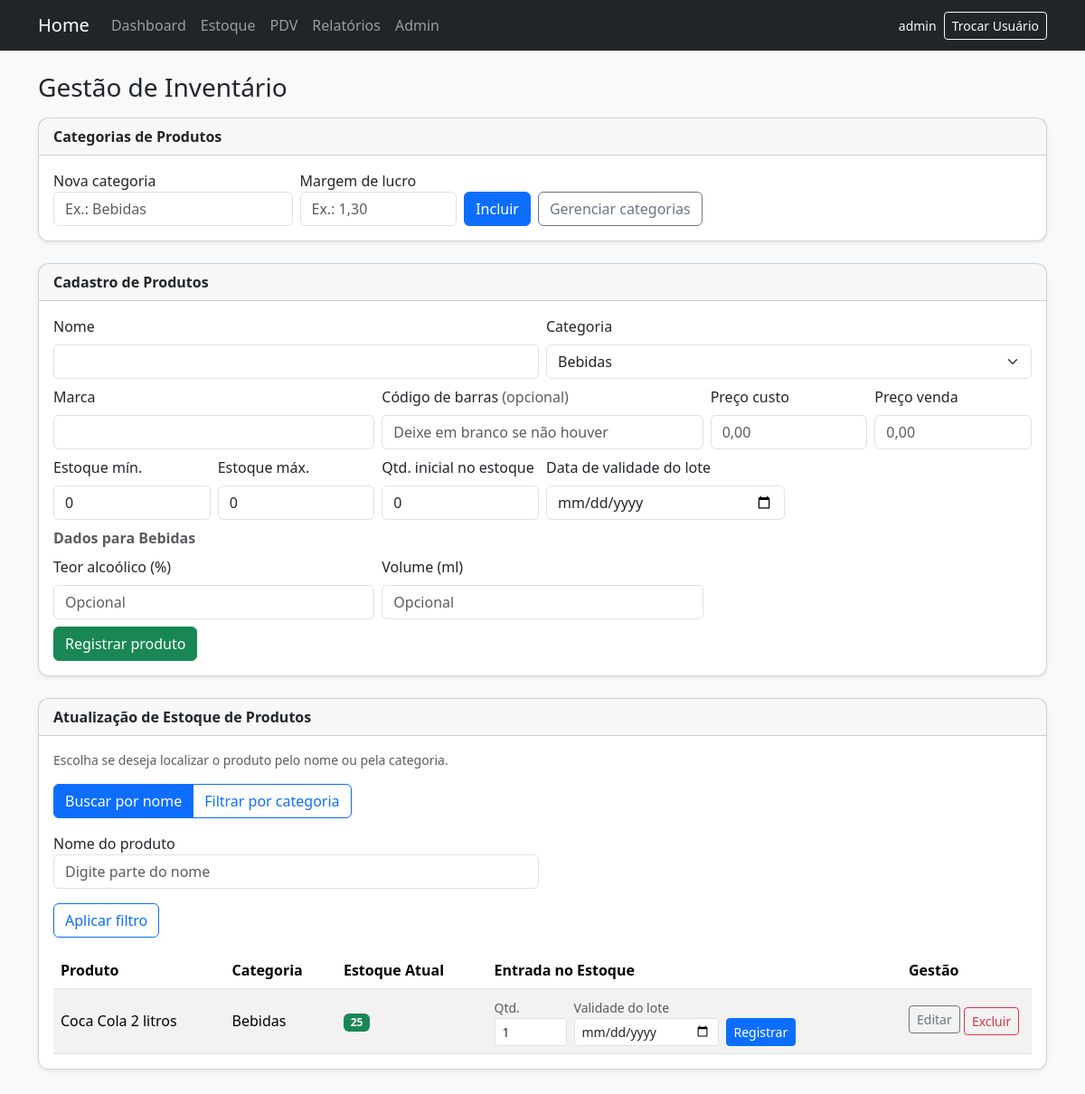
Before: /estoque/ (signed in) with the older database file.
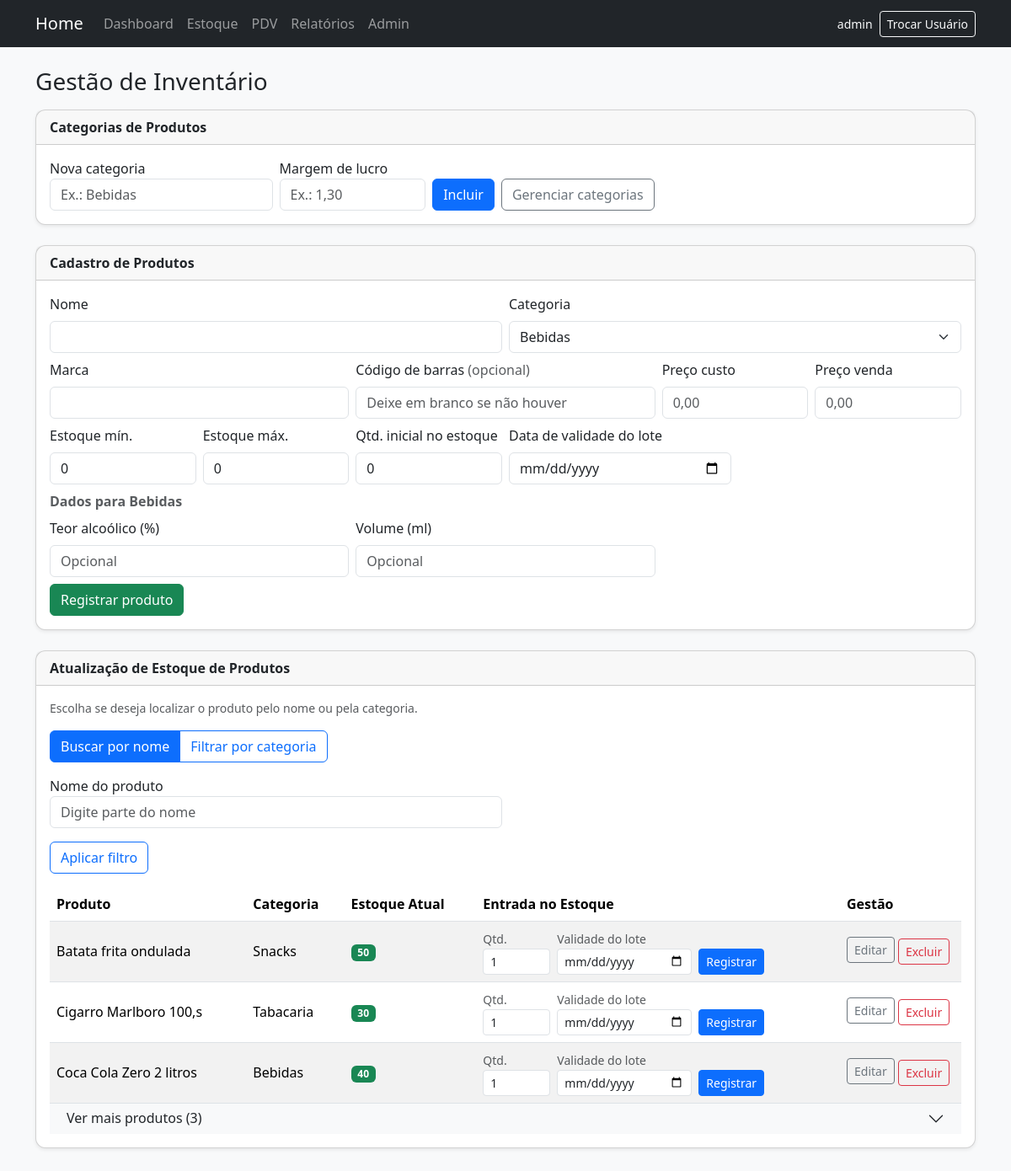
After: the same page with the newer database file.
### app/models.py (models this page shows, shortened)
class Product(db.Model):
    id = db.Column(db.Integer, primary_key=True)
    nome = db.Column(db.String(120), nullable=False)
    categoria_id = db.Column(db.Integer, db.ForeignKey("category.id"), nullable=False)
    marca = db.Column(db.String(80), nullable=False)
    codigo_barras = db.Column(db.String(30), unique=True, nullable=True)
    preco_custo = db.Column(db.Numeric(10, 2), nullable=False)
    preco_venda = db.Column(db.Numeric(10, 2), nullable=False)
    estoque_min = db.Column(db.Integer, nullable=False, default=0)
    estoque_max = db.Column(db.Integer, nullable=False, default=0)
    teor_alcoolico = db.Column(db.Float)
    volume_ml = db.Column(db.Integer)
    tipo_tabacaria = db.Column(db.String(50))
    peso_g = db.Column(db.Integer)
    sabor = db.Column(db.String(50))
    created_at = db.Column(db.DateTime, default=datetime.utcnow)
    categoria = db.relationship("Category", back_populates="produtos")
    lotes = db.relationship("Batch", back_populates="produto", cascade="all, delete-orphan")
    movimentacoes = db.relationship("StockMovement", back_populates="produto")
    @property
    def estoque_total(self) -> int:
        return sum(lote.quantidade for lote in self.lotes)
    @property
    def estoque_baixo(self) -> bool:
        return self.estoque_total <= self.estoque_min

class Category(db.Model):
    id = db.Column(db.Integer, primary_key=True)
    nome = db.Column(db.String(40), unique=True, nullable=False)
    margem_de_lucro = db.Column(db.Numeric(8, 2), nullable=False, default=Decimal("1.10"))
    produtos = db.relationship("Product", back_populates="categoria")

class Batch(db.Model):
    id = db.Column(db.Integer, primary_key=True)
    produto_id = db.Column(db.Integer, db.ForeignKey("product.id"), nullable=False)
    quantidade = db.Column(db.Integer, nullable=False, default=0)
    data_validade = db.Column(db.Date, nullable=False)
    data_entrada = db.Column(db.DateTime, default=datetime.utcnow, nullable=False)
    produto = db.relationship("Product", back_populates="lotes")

### app/routes/estoque.py (the view)
@estoque_bp.route("/")
@login_required
def listar():
    modo_raw = (request.args.get("modo") or "").strip()
    categoria = (request.args.get("categoria") or "").strip() or None
    q = (request.args.get("q") or "").strip()
    if modo_raw in ("busca", "categoria"):
        modo = modo_raw
    elif categoria:
        modo = "categoria"
    else:
        modo = "busca"
    query = Product.query
    if modo == "busca" and q:
        query = query.filter(Product.nome.ilike(f"%{q}%"))
    elif modo == "categoria" and categoria:
        query = query.join(Product.categoria).filter_by(nome=categoria)
    produtos = query.order_by(Product.nome).all()
    categorias = Category.query.order_by(Category.nome).all()
    return render_template(
        "estoque/listar.html",
        produtos=produtos,
        categorias=categorias,
        filtro_categoria=categoria or "",
        filtro_modo=modo,
        filtro_busca=q,
    )

### app/models.py (called while the page is built)
@login_manager.user_loader
def load_user(user_id: str):
    return User.query.get(int(user_id))

    @property
    def is_admin(self) -> bool:
        return self.role == "admin"

### app/templates/estoque/listar.html (shortened to what the changed rows need)
{% extends 'base.html' %}
{% block content %}
  {% macro linha_estoque_produto(produto) %}
          <tr>
            <td>{{ produto.nome }}</td>
            <td>{{ produto.categoria.nome }}</td>
            <td>
              <span class="badge {% if produto.estoque_baixo %}text-bg-danger{% else %}text-bg-success{% endif %}">
                {{ produto.estoque_total }}
              </span>
            </td>
            <td>
              <form method="post" action="{{ url_for('estoque.entrada_rapida', produto_id=produto.id) }}" class="row g-1 g-sm-2 align-items-end">
                <div class="col-auto">
                  <label class="form-label mb-0 small text-muted" for="er-qtd-{{ produto.id }}">Qtd.</label>
                  <input id="er-qtd-{{ produto.id }}" type="number" name="quantidade" min="1" value="1" class="form-control form-control-sm" style="width: 5rem;">
                </div>
                <div class="col-auto">
                  <label class="form-label mb-0 small text-muted" for="er-val-{{ produto.id }}">Validade do lote</label>
                  <input id="er-val-{{ produto.id }}" type="date" name="data_validade" class="form-control form-control-sm" style="width: 10rem;" required>
                </div>
                <div class="col-auto">
                  <button class="btn btn-sm btn-primary">Registrar</button>
                </div>
              </form>
            </td>
            <td class="text-nowrap">
              <button
                type="button"
                class="btn btn-sm btn-outline-secondary js-abrir-editar mb-1"
                data-bs-toggle="modal"
                data-bs-target="#modalEditarProduto"
                data-id="{{ produto.id }}"
                data-nome="{{ produto.nome | e }}"
                data-categoria-id="{{ produto.categoria_id }}"
                data-marca="{{ produto.marca | e }}"
                data-codigo="{{ (produto.codigo_barras or '') | e }}"
                data-preco-custo="{{ produto.preco_custo }}"
                data-preco-venda="{{ produto.preco_venda }}"
                data-estoque-min="{{ produto.estoque_min }}"
                data-estoque-max="{{ produto.estoque_max }}"
                data-teor="{{ produto.teor_alcoolico if produto.teor_alcoolico is not none else '' }}"
                data-volume="{{ produto.volume_ml if produto.volume_ml is not none else '' }}"
                data-tipo-tab="{{ (produto.tipo_tabacaria or '') | e }}"
                data-peso="{{ produto.peso_g if produto.peso_g is not none else '' }}"
                data-sabor="{{ (produto.sabor or '') | e }}"
                data-cat-nome="{{ produto.categoria.nome | e }}">Editar</button>
              <form method="post" action="{{ url_for('estoque.produto_excluir', produto_id=produto.id) }}" class="d-inline"
                    onsubmit="return confirm('Excluir este produto? Lotes, movimentações e histórico deste item serão apagados.');">
                <button type="submit" class="btn btn-sm btn-outline-danger">Excluir</button>
              </form>
            </td>
          </tr>
  {% endmacro %}
  <div class="d-flex justify-content-between align-items-center mb-3">
    <h1 class="h3 mb-0">Gestão de Inventário</h1>
  </div>
  <div class="card mb-4 shadow-sm">
    <div class="card-body">
      <div class="table-responsive">
        <table class="table table-striped align-middle mb-0">
          <thead>
            <tr>
              <th>Produto</th>
              <th>Categoria</th>
              <th>Estoque Atual</th>
              <th>Entrada no Estoque</th>
              <th style="width: 9rem;">Gestão</th>
            </tr>
          </thead>
          <tbody>
            {% for produto in produtos %}
              {% if loop.index <= 3 %}
                {{ linha_estoque_produto(produto) }}
              {% endif %}
            {% endfor %}
            {% if produtos|length > 3 %}
              <tr class="border-top-0">
                <td colspan="5" class="p-0 border-bottom-0">
                  <div class="accordion accordion-flush" id="accordionMaisProdutosEstoque">
                    <div class="accordion-item border-0">
                      <h2 class="accordion-header" id="headingMaisProdutosEstoque">
                        <button class="accordion-button collapsed py-2 shadow-none bg-light" type="button" data-bs-toggle="collapse" data-bs-target="#collapseMaisProdutosEstoque" aria-expanded="false" aria-controls="collapseMaisProdutosEstoque">
                          Ver mais produtos ({{ produtos|length - 3 }})
                        </button>
                      </h2>
                    </div>
                  </div>
                </td>
              </tr>
            {% endif %}
          </tbody>
        </table>
      </div>
    </div>
  </div>
{% endblock %}

Changed rows visible on the page:
no longer on this page (row edited): Product: nome "Coca Cola 2 litros", categoria.nome "Bebidas", estoque_total "25", quantidade "1"
added Product: nome "Batata frita ondulada", categoria.nome "Snacks", estoque_total "50"
added Product: nome "Cigarro Marlboro 100,s", categoria.nome "Tabacaria", estoque_total "30"
added Product: nome "Coca Cola Zero 2 litros", categoria.nome "Bebidas", estoque_total "40"
Other visible differences:
{{ produtos|length - 3 }}: (not shown) → "3"
text now shown: "Ver mais produtos ( )"
